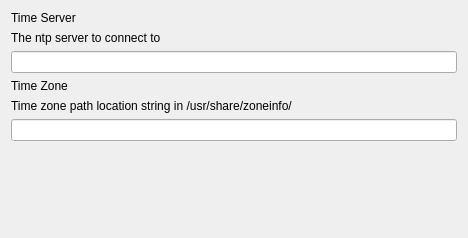
<?xml version="1.0" encoding="UTF-8"?>
<ui version="4.0">
 <class>TimeServerForm</class>
 <widget class="QWidget" name="TimeServerForm">
  <property name="geometry">
   <rect>
    <x>0</x>
    <y>0</y>
    <width>468</width>
    <height>238</height>
   </rect>
  </property>
  <property name="windowTitle">
   <string>Form</string>
  </property>
  <layout class="QGridLayout" name="gridLayout">
   <item row="3" column="0">
    <widget class="QLabel" name="labelTimeZone">
     <property name="text">
      <string>Time Zone</string>
     </property>
    </widget>
   </item>
   <item row="4" column="0">
    <widget class="QLabel" name="lTipTimeZone">
     <property name="text">
      <string>Time zone path location string in /usr/share/zoneinfo/</string>
     </property>
    </widget>
   </item>
   <item row="2" column="0">
    <widget class="QLineEdit" name="timeServer">
     <property name="text">
      <string/>
     </property>
    </widget>
   </item>
   <item row="6" column="0">
    <spacer name="verticalSpacer">
     <property name="orientation">
      <enum>Qt::Vertical</enum>
     </property>
     <property name="sizeHint" stdset="0">
      <size>
       <width>20</width>
       <height>40</height>
      </size>
     </property>
    </spacer>
   </item>
   <item row="0" column="0">
    <widget class="QLabel" name="labelTimeServer">
     <property name="text">
      <string>Time Server</string>
     </property>
    </widget>
   </item>
   <item row="1" column="0">
    <widget class="QLabel" name="lTipTimeServer">
     <property name="text">
      <string>The ntp server to connect to</string>
     </property>
    </widget>
   </item>
   <item row="5" column="0">
    <widget class="QLineEdit" name="timeZone">
     <property name="sizePolicy">
      <sizepolicy hsizetype="Expanding" vsizetype="Fixed">
       <horstretch>2</horstretch>
       <verstretch>0</verstretch>
      </sizepolicy>
     </property>
     <property name="placeholderText">
      <string/>
     </property>
    </widget>
   </item>
  </layout>
 </widget>
 <resources/>
 <connections/>
</ui>
